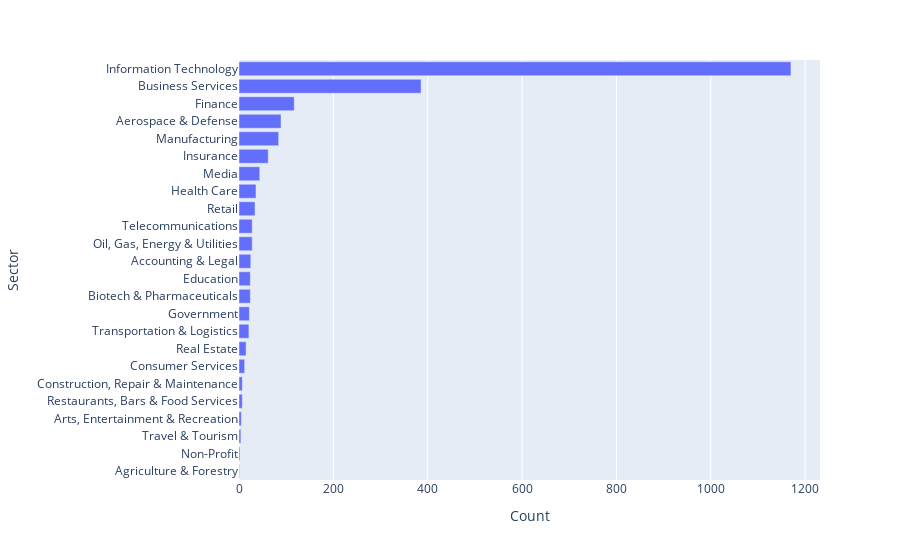

Notebook cell for this chart:
### Code cell
Sector = df.groupby(['Sector']).size().reset_index(name = 'Count').sort_values('Count', ascending=True)

px.bar(Sector, y='Sector', x='Count')

### Figure 1 — Plotly figure (JSON) as saved in the notebook; plotly's stock layout.template omitted (floating-point values rounded to 4 significant figures)
{"data": [{"alignmentgroup": "True", "hovertemplate": "Count=%{x}<br>Sector=%{y}<extra></extra>", "legendgroup": "", "marker": {"color": "#636efa", "pattern": {"shape": ""}}, "name": "", "offsetgroup": "", "orientation": "h", "showlegend": false, "textposition": "auto", "type": "bar", "x": [1, 2, 4, 5, 7, 7, 12, 15, 21, 22, 24, 24, 25, 28, 28, 34, 36, 44, 62, 84, 89, 117, 386, 1170], "xaxis": "x", "y": ["Agriculture & Forestry", "Non-Profit", "Travel & Tourism", "Arts, Entertainment & Recreation", "Restaurants, Bars & Food Services", "Construction, Repair & Maintenance", "Consumer Services", "Real Estate", "Transportation & Logistics", "Government", "Biotech & Pharmaceuticals", "Education", "Accounting & Legal", "Oil, Gas, Energy & Utilities", "Telecommunications", "Retail", "Health Care", "Media", "Insurance", "Manufacturing", "Aerospace & Defense", "Finance", "Business Services", "Information Technology"], "yaxis": "y"}], "layout": {"barmode": "relative", "legend": {"tracegroupgap": 0}, "margin": {"t": 60}, "xaxis": {"anchor": "y", "domain": [0, 1], "title": {"text": "Count"}}, "yaxis": {"anchor": "x", "domain": [0, 1], "title": {"text": "Sector"}}}}
